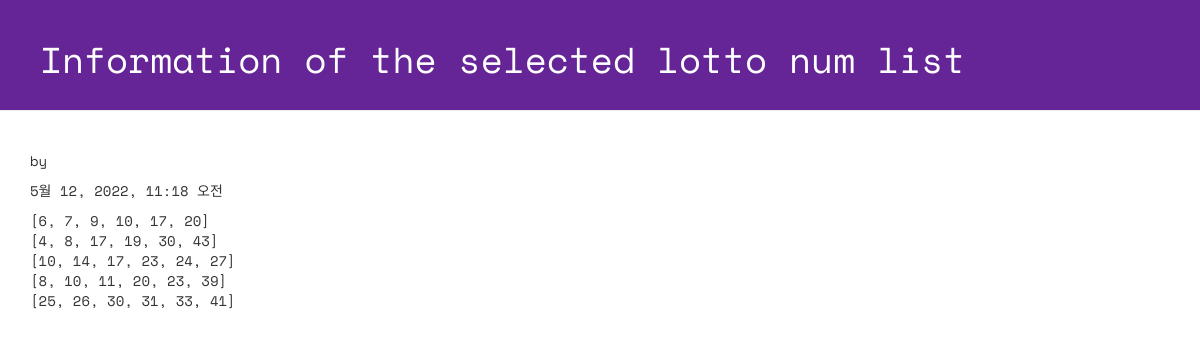
Page /lotto/2/detail/ on the committed database.
### lotto/models.py (models this page shows, shortened)
class GuessNumbers(models.Model):
    name = models.CharField(max_length=24) # 로또 번호 리스트의 이름
    text = models.CharField(max_length=255) # 로또 번호 리스트에 대한 설명
    lottos = models.CharField(max_length=255, default='[1, 2, 3, 4, 5, 6]') # 로또 번호들이 담길 str
    num_lotto = models.IntegerField(default=5) # 6개 번호 set의 갯수
    update_date = models.DateTimeField()

### lotto/views.py (the view)
# urls.py: path("lotto/<int:lottokey>/detail/",views.detail,name="detail"),
def detail(request, lottokey):
    lotto = GuessNumbers.objects.get(pk=lottokey) #pk=id
    return render(request, 'lotto/detail.html', {'lotto':lotto})

### lotto/templates/lotto/detail.html (shortened to what this page needs)
<!DOCTYPE html>
{% load static %}
<html lang="ko">
<head>
  <link rel="stylesheet" href="//maxcdn.bootstrapcdn.com/bootstrap/3.2.0/css/bootstrap.min.css">
  <link rel="stylesheet" href="//maxcdn.bootstrapcdn.com/bootstrap/3.2.0/css/bootstrap-theme.min.css">
  <link rel="stylesheet" href="{% static 'css/lotto.css'%}">
</head>
<body>
  <div class="page-header">
  <h1>Information of the selected lotto num list</h1>
  </div>
  <div class="container lotto">
    <p> by {{ lotto.name }}</p>
    <p> {{ lotto.update_date }}</p>
    <p> {{ lotto.lottos | linebreaksbr }}</p>
  </div>
</body>
</html>

### lotto/static/css/lotto.css (style rules this page uses)
.page-header { background-color: #652596; margin-top: 0; padding: 20px 20px 20px 40px; font-family: 'Space Mono', monospace; }
.page-header h1 { color: #FFFFFF; }
.container { font-family: 'Space Mono', monospace; }

### rows in the picture
GuessNumbers: update_date "5월 12, 2022, 11:18 오전", lottos "[6, 7, 9, 10, 17, 20] [4, 8, 17, 19, 30, 43] [10, 14, 17, 23, 24, 27] [8, 10, 11, 20, 23, 39] [25, 26, 30, 31, 33, 41]"
